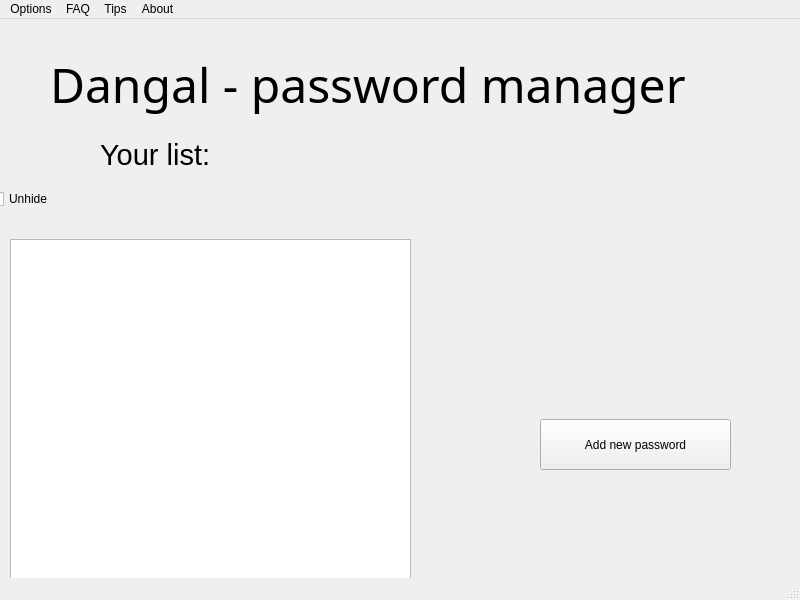
<?xml version="1.0" encoding="UTF-8"?>
<ui version="4.0">
 <class>MainWindow</class>
 <widget class="QMainWindow" name="MainWindow">
  <property name="windowModality">
   <enum>Qt::WindowModal</enum>
  </property>
  <property name="geometry">
   <rect>
    <x>0</x>
    <y>0</y>
    <width>800</width>
    <height>600</height>
   </rect>
  </property>
  <property name="windowTitle">
   <string>MainWindow</string>
  </property>
  <widget class="QWidget" name="centralwidget">
   <widget class="QCheckBox" name="checkBox">
    <property name="geometry">
     <rect>
      <x>-10</x>
      <y>170</y>
      <width>76</width>
      <height>20</height>
     </rect>
    </property>
    <property name="text">
     <string>Unhide</string>
    </property>
   </widget>
   <widget class="QLabel" name="label">
    <property name="geometry">
     <rect>
      <x>50</x>
      <y>30</y>
      <width>671</width>
      <height>71</height>
     </rect>
    </property>
    <property name="font">
     <font>
      <family>Arial Unicode MS</family>
      <pointsize>36</pointsize>
     </font>
    </property>
    <property name="text">
     <string>Dangal - password manager</string>
    </property>
   </widget>
   <widget class="QLabel" name="label_2">
    <property name="geometry">
     <rect>
      <x>100</x>
      <y>110</y>
      <width>141</width>
      <height>51</height>
     </rect>
    </property>
    <property name="font">
     <font>
      <pointsize>22</pointsize>
     </font>
    </property>
    <property name="text">
     <string>Your list:</string>
    </property>
   </widget>
   <widget class="QPushButton" name="Generate_button">
    <property name="geometry">
     <rect>
      <x>540</x>
      <y>400</y>
      <width>191</width>
      <height>51</height>
     </rect>
    </property>
    <property name="text">
     <string>Add new password</string>
    </property>
   </widget>
   <widget class="QListView" name="PasswordListView">
    <property name="geometry">
     <rect>
      <x>10</x>
      <y>220</y>
      <width>401</width>
      <height>341</height>
     </rect>
    </property>
    <property name="cursor" stdset="0">
     <cursorShape>ClosedHandCursor</cursorShape>
    </property>
    <property name="autoFillBackground">
     <bool>false</bool>
    </property>
    <property name="showDropIndicator" stdset="0">
     <bool>false</bool>
    </property>
    <property name="selectionMode">
     <enum>QAbstractItemView::SingleSelection</enum>
    </property>
    <property name="textElideMode">
     <enum>Qt::ElideMiddle</enum>
    </property>
    <property name="isWrapping" stdset="0">
     <bool>false</bool>
    </property>
    <property name="wordWrap">
     <bool>true</bool>
    </property>
    <property name="itemAlignment">
     <set>Qt::AlignCenter</set>
    </property>
   </widget>
  </widget>
  <widget class="QMenuBar" name="menubar">
   <property name="geometry">
    <rect>
     <x>0</x>
     <y>0</y>
     <width>800</width>
     <height>25</height>
    </rect>
   </property>
   <widget class="QMenu" name="menuOptions">
    <property name="title">
     <string>Options</string>
    </property>
    <addaction name="actionPassword_generator"/>
    <addaction name="actionHash_types"/>
    <addaction name="actionDelete_password"/>
   </widget>
   <widget class="QMenu" name="menuFAQ">
    <property name="title">
     <string>FAQ</string>
    </property>
   </widget>
   <widget class="QMenu" name="menutips">
    <property name="title">
     <string>Tips</string>
    </property>
   </widget>
   <widget class="QMenu" name="menuAbout">
    <property name="title">
     <string>About</string>
    </property>
   </widget>
   <addaction name="menuOptions"/>
   <addaction name="menuFAQ"/>
   <addaction name="menutips"/>
   <addaction name="menuAbout"/>
  </widget>
  <widget class="QStatusBar" name="statusbar"/>
  <action name="actionPassword_generator">
   <property name="text">
    <string>Password generator</string>
   </property>
  </action>
  <action name="actionHash_types">
   <property name="text">
    <string>Hash types</string>
   </property>
  </action>
  <action name="actionDelete_password">
   <property name="text">
    <string>Delete password</string>
   </property>
  </action>
 </widget>
 <resources/>
 <connections/>
</ui>
